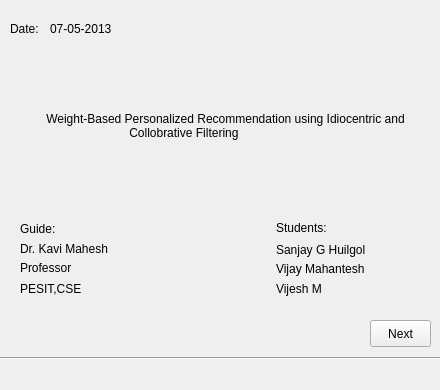
<?xml version="1.0" encoding="UTF-8"?>
<ui version="4.0">
 <class>FirstWindow</class>
 <widget class="QWidget" name="FirstWindow">
  <property name="geometry">
   <rect>
    <x>0</x>
    <y>0</y>
    <width>440</width>
    <height>390</height>
   </rect>
  </property>
  <property name="windowTitle">
   <string>Form</string>
  </property>
  <widget class="QLabel" name="Date">
   <property name="geometry">
    <rect>
     <x>10</x>
     <y>20</y>
     <width>67</width>
     <height>17</height>
    </rect>
   </property>
   <property name="text">
    <string>Date:</string>
   </property>
  </widget>
  <widget class="QLabel" name="Algo">
   <property name="geometry">
    <rect>
     <x>30</x>
     <y>90</y>
     <width>391</width>
     <height>71</height>
    </rect>
   </property>
   <property name="text">
    <string>Weight-Based Personalized Recommendation using Idiocentric and Collobrative Filtering                         </string>
   </property>
   <property name="alignment">
    <set>Qt::AlignCenter</set>
   </property>
   <property name="wordWrap">
    <bool>true</bool>
   </property>
   <property name="indent">
    <number>-11</number>
   </property>
  </widget>
  <widget class="QLabel" name="Guide">
   <property name="geometry">
    <rect>
     <x>20</x>
     <y>220</y>
     <width>67</width>
     <height>17</height>
    </rect>
   </property>
   <property name="text">
    <string>Guide:</string>
   </property>
  </widget>
  <widget class="QLabel" name="students">
   <property name="geometry">
    <rect>
     <x>276</x>
     <y>220</y>
     <width>71</width>
     <height>16</height>
    </rect>
   </property>
   <property name="text">
    <string>Students:</string>
   </property>
  </widget>
  <widget class="QLabel" name="kavi">
   <property name="geometry">
    <rect>
     <x>20</x>
     <y>240</y>
     <width>121</width>
     <height>17</height>
    </rect>
   </property>
   <property name="text">
    <string>Dr. Kavi Mahesh</string>
   </property>
  </widget>
  <widget class="QLabel" name="sanjay">
   <property name="geometry">
    <rect>
     <x>276</x>
     <y>240</y>
     <width>111</width>
     <height>20</height>
    </rect>
   </property>
   <property name="text">
    <string>Sanjay G Huilgol</string>
   </property>
  </widget>
  <widget class="QLabel" name="vijay">
   <property name="geometry">
    <rect>
     <x>276</x>
     <y>260</y>
     <width>121</width>
     <height>17</height>
    </rect>
   </property>
   <property name="text">
    <string>Vijay Mahantesh</string>
   </property>
  </widget>
  <widget class="QLabel" name="vijesh">
   <property name="geometry">
    <rect>
     <x>276</x>
     <y>280</y>
     <width>67</width>
     <height>17</height>
    </rect>
   </property>
   <property name="text">
    <string>Vijesh M</string>
   </property>
  </widget>
  <widget class="QLabel" name="prof">
   <property name="geometry">
    <rect>
     <x>20</x>
     <y>260</y>
     <width>101</width>
     <height>16</height>
    </rect>
   </property>
   <property name="text">
    <string>Professor</string>
   </property>
  </widget>
  <widget class="QLabel" name="pesitcse">
   <property name="geometry">
    <rect>
     <x>20</x>
     <y>280</y>
     <width>71</width>
     <height>17</height>
    </rect>
   </property>
   <property name="text">
    <string>PESIT,CSE</string>
   </property>
  </widget>
  <widget class="QPushButton" name="next">
   <property name="geometry">
    <rect>
     <x>370</x>
     <y>320</y>
     <width>61</width>
     <height>27</height>
    </rect>
   </property>
   <property name="text">
    <string>Next</string>
   </property>
  </widget>
  <widget class="Line" name="line">
   <property name="geometry">
    <rect>
     <x>0</x>
     <y>350</y>
     <width>451</width>
     <height>16</height>
    </rect>
   </property>
   <property name="orientation">
    <enum>Qt::Horizontal</enum>
   </property>
  </widget>
  <widget class="QLabel" name="label">
   <property name="geometry">
    <rect>
     <x>50</x>
     <y>20</y>
     <width>80</width>
     <height>17</height>
    </rect>
   </property>
   <property name="text">
    <string>07-05-2013</string>
   </property>
  </widget>
 </widget>
 <resources/>
 <connections/>
</ui>
